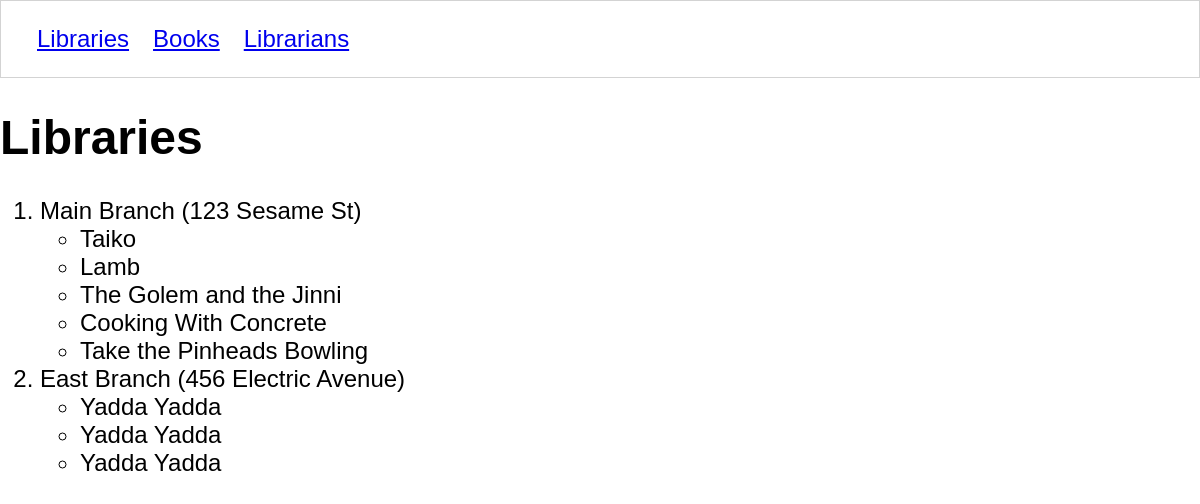
The app's page /libraries/, older data.
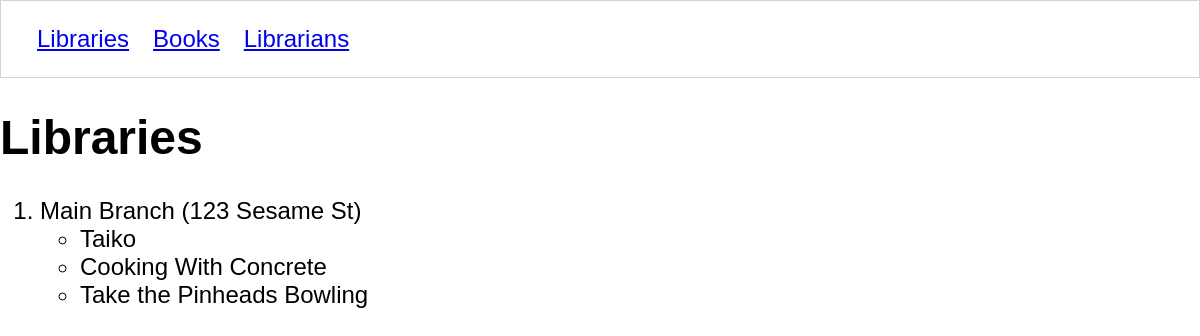
The same page, newer data.
### libraryapp/models/library.py (models this page shows, shortened)
class Library(models.Model):
    title = models.CharField(max_length=50)
    address = models.CharField(max_length=100)

### libraryapp/models/book.py (models this page shows, shortened)
class Book(models.Model):
    title = models.CharField(max_length=50)
    isbn = models.IntegerField()
    author = models.CharField(max_length=100)
    year_published = models.IntegerField()
    location = models.ForeignKey(Library, null=True, on_delete=models.CASCADE, default=None)
    librarian = models.ForeignKey(Librarian, null=True, on_delete=models.SET_NULL, default=None)

### libraryapp/views/libraries/list.py (the view)
# urls.py: path('libraries/', library_list, name='libraries'),
def library_list(request):
    with sqlite3.connect("/Users/joeshep/workspace/python/C40_livecodes/django-library/library/db.sqlite3") as conn:
        conn.row_factory = create_library
        db_cursor = conn.cursor()
        db_cursor.execute("""
          SELECT
            li.id library_id,
            li.title,
            li.address,
            b.id book_id,
            b.title book_title,
            b.author,
            b.year_published,
            b.isbn
          FROM libraryapp_library li
          JOIN libraryapp_book b ON li.id = b.location_id
          ;
        """)
        libraries = db_cursor.fetchall()
        library_groups = {}
        for (library, book) in libraries:
            if library.id not in library_groups:
                library_groups[library.id] = library
                library_groups[library.id].books.append(book)
            else:
                library_groups[library.id].books.append(book)
    template_name = 'libraries/list.html'
    context = {
        'all_libraries': library_groups.values()
    }
    return render(request, template_name, context)

### libraryapp/views/libraries/list.py (called while the page is built)
def create_library(cursor, row):
    _row = sqlite3.Row(cursor, row)
    library = Library()
    library.id = _row["library_id"]
    library.title = _row["title"]
    library.address = _row["address"]
    library.books = []
    book = Book()
    book.id = _row["book_id"]
    book.title = _row["book_title"]
    book.author = _row["author"]
    book.isbn = _row["isbn"]
    book.year_published = _row["year_published"]
    return (library, book,)

### libraryapp/templates/libraries/list.html
{% extends 'shared/base.html' %}
{% block content %}
    <h1>Libraries</h1>
    <ol>
    {% for library in all_libraries %}
        <li>
            {{ library.title }}
            ({{ library.address }})
            <ul>
            {% for book in library.books %}
                <li>{{ book.title }}</li>
            {% endfor %}
            </ul>
        </li>
    {% endfor %}
    </ol>
{% endblock %}

### libraryapp/templates/shared/base.html (shortened to what this page needs)
{% load static %}
<!DOCTYPE html>
<html>
<head>
    <link rel="stylesheet" href="{% static 'styles/base.css' %}" />
</head>
<body>
    <nav id="site-nav">
        <ol class="navList">
            <li class="navList__route"><a href="{% url 'libraryapp:libraries' %}">Libraries</a></li>
            <li class="navList__route"><a href="{% url 'libraryapp:books' %}">Books</a></li>
            <li class="navList__route"><a href="{% url 'libraryapp:librarians' %}">Librarians</a></li>
        </ol>
    </nav>
    {% block content %}
    {% endblock %}
</body>
</html>

### libraryapp/static/styles/base.css (style rules this page uses)
body { margin: 0; padding: 0; font-size: 1.5em; font-family: 'Gill Sans', 'Gill Sans MT', Calibri, 'Trebuchet MS', sans-serif; }
.navList { list-style-type: none; display: flex; border: 1px solid lightgray; padding: 1em; margin: 0; }
.navList__route { margin: 0 0.5em; }

Row changes from the older to the newer data that the page shows:
removed Book: title "Lamb"
removed Book: title "The Golem and the Jinni"
no longer on this page (row unchanged): Library: title "East Branch", address "456 Electric Avenue"
removed Book: title "Yadda Yadda", shown under "East Branch"
removed Book: title "Yadda Yadda", shown under "East Branch"
removed Book: title "Yadda Yadda", shown under "East Branch"
